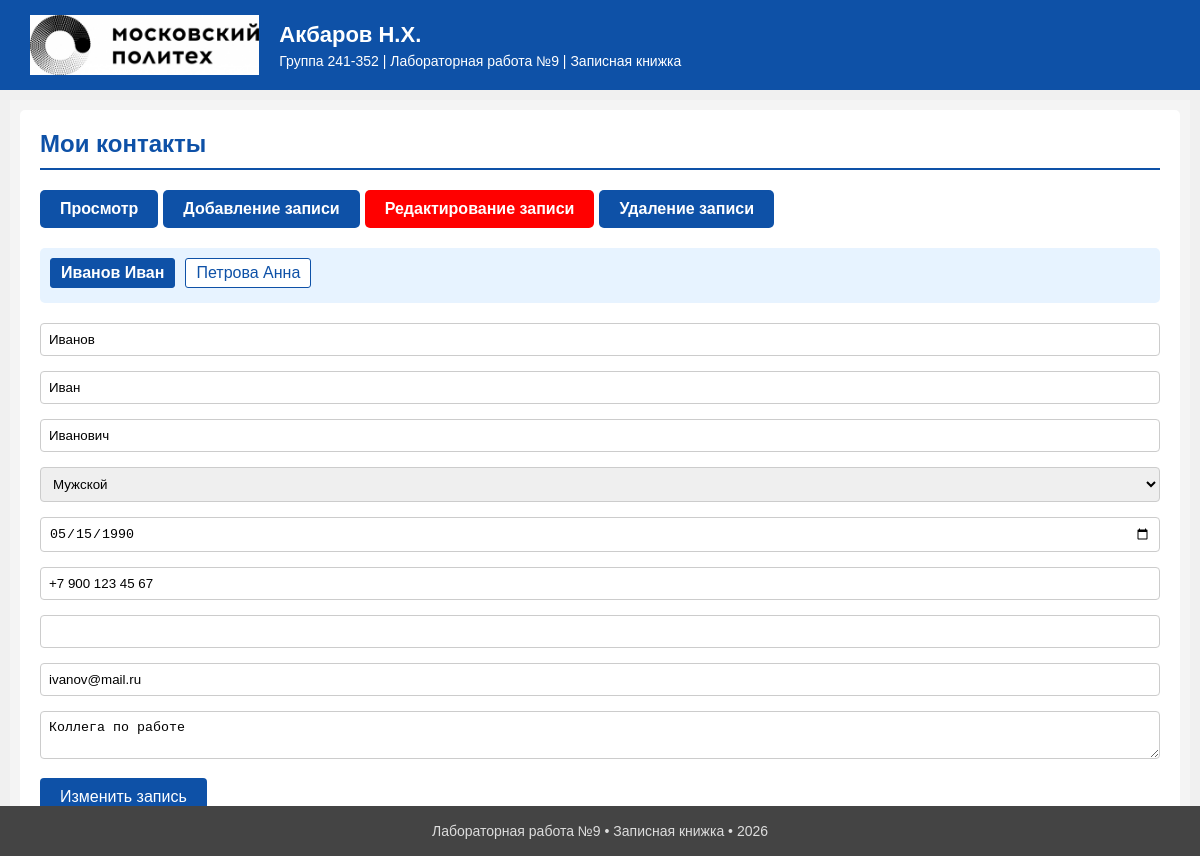
Page /?p=edit on the committed database.
### tables this page shows
CREATE TABLE IF NOT EXISTS `friends` (
    `id` INT(11) NOT NULL AUTO_INCREMENT,
    `surname` VARCHAR(50) NOT NULL,
    `name` VARCHAR(50) NOT NULL,
    `patronymic` VARCHAR(50) NULL DEFAULT NULL,
    `gender` ENUM('М','Ж') NOT NULL,
    `birth_date` DATE NULL DEFAULT NULL,
    `phone` VARCHAR(20) NULL DEFAULT NULL,
    `address` TEXT NULL DEFAULT NULL,
    `email` VARCHAR(100) NULL DEFAULT NULL,
    `comment` TEXT NULL DEFAULT NULL,
    
    PRIMARY KEY (`id`)
);

### edit.php (the view, shortened to what this page needs)
<?php
$currentROW = null;
if (!$currentROW) {
    $res = mysqli_query($mysqli, "SELECT * FROM friends ORDER BY surname, name LIMIT 1");
    $currentROW = mysqli_fetch_assoc($res);
}
$all_res = mysqli_query($mysqli, "SELECT id, surname, name FROM friends ORDER BY surname, name");
if (!$all_res) {
    echo '<p class="error">Ошибка базы данных</p>';
} else {
    echo '<div id="edit_links">';
    while ($row = mysqli_fetch_assoc($all_res)) {
        if ($currentROW && $row['id'] == $currentROW['id']) {
            echo '<div>' . htmlspecialchars($row['surname'] . ' ' . $row['name']) . '</div>';
        } else {
            echo '<a href="?p=edit&id=' . $row['id'] . '">' . htmlspecialchars($row['surname'] . ' ' . $row['name']) . '</a>';
        }
    }
    echo '</div>';
    if ($currentROW) {
        ?>
        <form name="form_edit" method="post" action="?p=edit&id=<?php echo $currentROW['id']; ?>">
            <input type="text" name="surname" placeholder="Фамилия" value="<?php echo htmlspecialchars($currentROW['surname']); ?>" required>
            <input type="text" name="name" placeholder="Имя" value="<?php echo htmlspecialchars($currentROW['name']); ?>" required>
            <input type="text" name="patronymic" placeholder="Отчество" value="<?php echo htmlspecialchars($currentROW['patronymic']); ?>">
            <select name="gender" required>
                <option value="М" <?php if($currentROW['gender'] == 'М') echo 'selected'; ?>>Мужской</option>
            </select>
            <input type="date" name="birth_date" value="<?php echo htmlspecialchars($currentROW['birth_date']); ?>">
            <input type="tel" name="phone" value="<?php echo htmlspecialchars($currentROW['phone']); ?>">
            <input type="text" name="address" value="<?php echo htmlspecialchars($currentROW['address']); ?>">
            <input type="email" name="email" value="<?php echo htmlspecialchars($currentROW['email']); ?>">
            <textarea name="comment"><?php echo htmlspecialchars($currentROW['comment']); ?></textarea>
            <input type="submit" name="button" value="Изменить запись">
        </form>
        <?php
    } else {
        echo '<p>Записей пока нет</p>';
    }
}
?>

### style.css (style rules this page uses)
* { box-sizing: border-box; margin: 0; padding: 0; }
body { font-family: Arial, sans-serif; background: #f0f0f0; margin: 0; padding: 0; }
form input[type="text"], form input[type="email"], form input[type="tel"], form input[type="date"], form select, form textarea { width: 100%; padding: 8px; margin-bottom: 15px; border: 1px solid #ccc; border-radius: 4px; box-sizing: border-box; }
form input[type="submit"] { background-color: #0E51A7; color: white; padding: 10px 20px; border: none; border-radius: 4px; cursor: pointer; font-size: 16px; }
#edit_links, #delete_links { margin-bottom: 20px; padding: 10px; background: #e7f3ff; border-radius: 5px; }
#edit_links a, #delete_links a { display: inline-block; margin-right: 10px; margin-bottom: 5px; padding: 5px 10px; background: white; border: 1px solid #0E51A7; text-decoration: none; color: #0E51A7; border-radius: 3px; }
#edit_links div, #delete_links div { display: inline-block; margin-right: 10px; padding: 5px 10px; background: #0E51A7; border: 1px solid #0E51A7; color: white; font-weight: bold; border-radius: 3px; }

### rows in the picture
friends: surname+name "Иванов Иван", surname "Иванов", name "Иван", patronymic "Иванович", gender "Мужской", birth_date "05/15/1990", phone "+7 900 123 45 67", email "ivanov@mail.ru", comment "Коллега по работе"
friends: surname+name "Петрова Анна"
